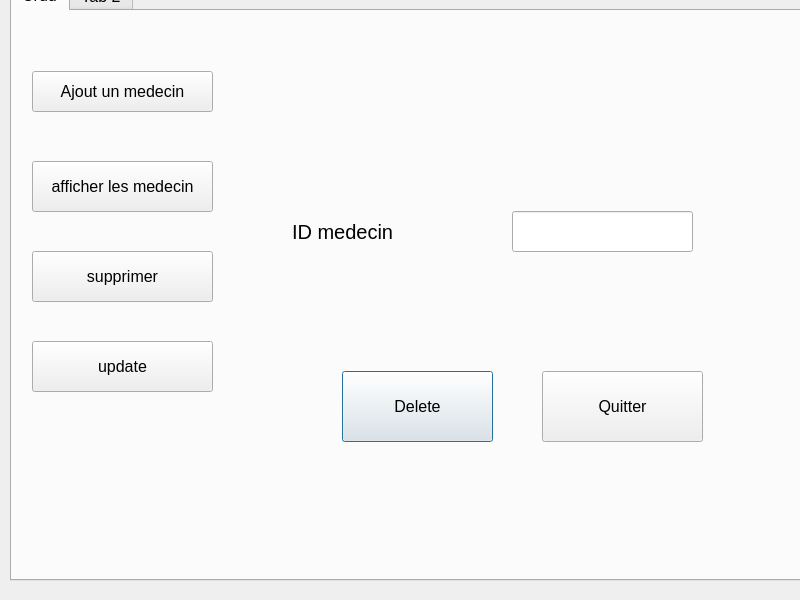
<?xml version="1.0" encoding="UTF-8"?>
<ui version="4.0">
 <class>delete_medecin</class>
 <widget class="QDialog" name="delete_medecin">
  <property name="geometry">
   <rect>
    <x>0</x>
    <y>0</y>
    <width>800</width>
    <height>600</height>
   </rect>
  </property>
  <property name="windowTitle">
   <string>Dialog</string>
  </property>
  <widget class="QTabWidget" name="tabWidget">
   <property name="geometry">
    <rect>
     <x>10</x>
     <y>-20</y>
     <width>801</width>
     <height>601</height>
    </rect>
   </property>
   <property name="font">
    <font>
     <pointsize>12</pointsize>
    </font>
   </property>
   <property name="currentIndex">
    <number>0</number>
   </property>
   <widget class="QWidget" name="crud">
    <attribute name="title">
     <string>Crud</string>
    </attribute>
    <widget class="QPushButton" name="pushButton_7">
     <property name="geometry">
      <rect>
       <x>330</x>
       <y>360</y>
       <width>151</width>
       <height>71</height>
      </rect>
     </property>
     <property name="text">
      <string>Delete</string>
     </property>
    </widget>
    <widget class="QPushButton" name="pushButton_5">
     <property name="geometry">
      <rect>
       <x>20</x>
       <y>60</y>
       <width>181</width>
       <height>41</height>
      </rect>
     </property>
     <property name="text">
      <string>Ajout un medecin</string>
     </property>
    </widget>
    <widget class="QPushButton" name="pushButton_4">
     <property name="geometry">
      <rect>
       <x>20</x>
       <y>150</y>
       <width>181</width>
       <height>51</height>
      </rect>
     </property>
     <property name="text">
      <string>afficher les medecin</string>
     </property>
    </widget>
    <widget class="QPushButton" name="pushButton_3">
     <property name="geometry">
      <rect>
       <x>20</x>
       <y>240</y>
       <width>181</width>
       <height>51</height>
      </rect>
     </property>
     <property name="text">
      <string>supprimer</string>
     </property>
    </widget>
    <widget class="QPushButton" name="pushButton_6">
     <property name="geometry">
      <rect>
       <x>20</x>
       <y>330</y>
       <width>181</width>
       <height>51</height>
      </rect>
     </property>
     <property name="text">
      <string>update</string>
     </property>
    </widget>
    <widget class="QPushButton" name="pushButton_8">
     <property name="geometry">
      <rect>
       <x>530</x>
       <y>360</y>
       <width>161</width>
       <height>71</height>
      </rect>
     </property>
     <property name="text">
      <string>Quitter</string>
     </property>
    </widget>
    <widget class="QLabel" name="label">
     <property name="geometry">
      <rect>
       <x>280</x>
       <y>200</y>
       <width>141</width>
       <height>41</height>
      </rect>
     </property>
     <property name="font">
      <font>
       <pointsize>15</pointsize>
      </font>
     </property>
     <property name="text">
      <string>ID medecin</string>
     </property>
    </widget>
    <widget class="QLineEdit" name="lineEdit_ID_medecin_D">
     <property name="geometry">
      <rect>
       <x>500</x>
       <y>200</y>
       <width>181</width>
       <height>41</height>
      </rect>
     </property>
    </widget>
   </widget>
   <widget class="QWidget" name="tab_2">
    <attribute name="title">
     <string>Tab 2</string>
    </attribute>
   </widget>
  </widget>
 </widget>
 <resources/>
 <connections/>
</ui>
